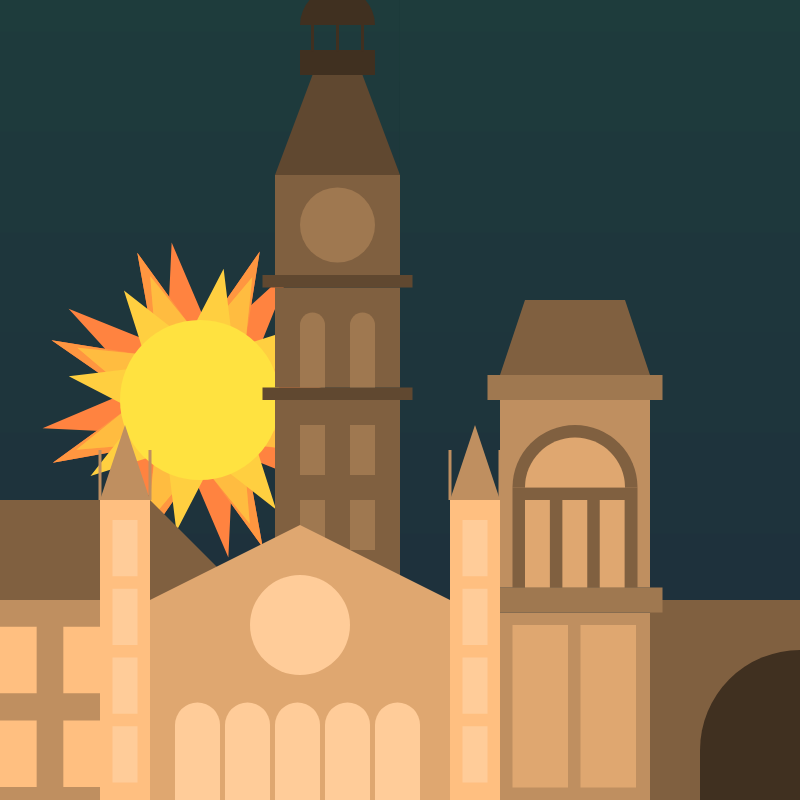
Frame 1 (no input)
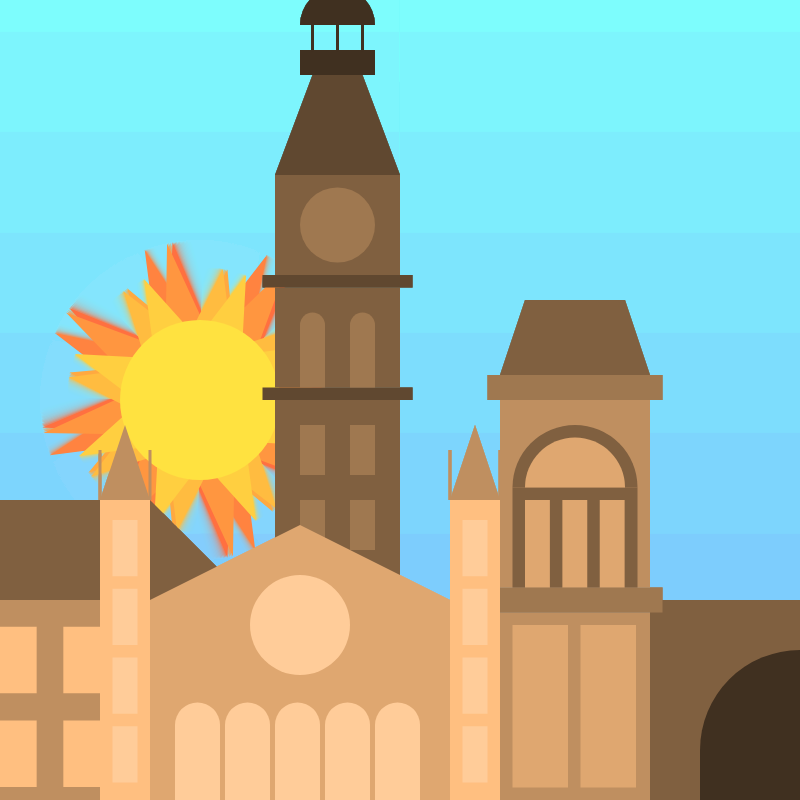
Frame 60 (no input)
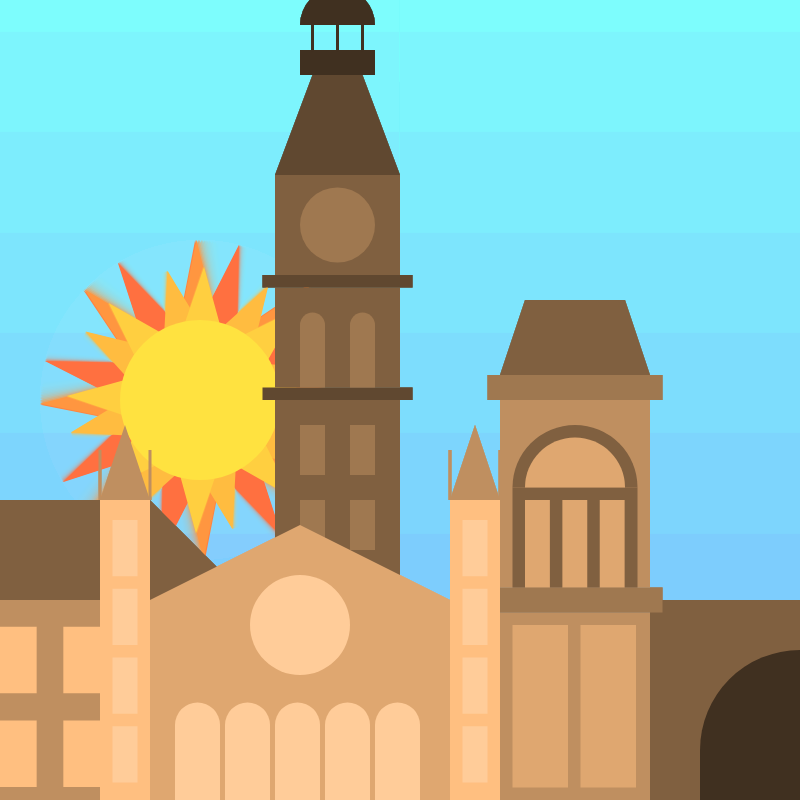
Frame 120 (the mouse pressed at the canvas centre since frame 60)

The p5.js sketch that drew these frames (run headless with seeded random() and noise() and a simulated clock; from frame 60 on, the mouse is pressed at the canvas centre):

// p5.js sketch
// ── sketch.js
let startTime;

let gridSize = 25;
let brightness = [100, 75, 50];
let hues = [30, 240, 210];

let shootingStarAngle = 0;
let shootingStarDistance;

let moonAngle = 0;

function setup() {
  // createCanvas(2000, 2000);
  createCanvas(800, 800);
  colorMode(HSB, 360, 100, 100, 100);
  background(0);
  
  shootingStarDistance = height / (4 / 3);
  
  startTime = millis();
  // console.log(startTime);
  
  // drawGrid();
}

function draw() {
  let elapsedTime = millis() - startTime;
  
  if (elapsedTime <= 5000) {
    drawDayTime();
  } else if (elapsedTime > 5000 && elapsedTime <= 10000) {
    drawEvening();
  } else if (elapsedTime > 10000 && elapsedTime <= 15000) {
    drawNightTime();
  } else {
    startTime = millis();
  }
}

// GRID
function drawGrid() {
  stroke(0);
  strokeWeight(1);
  
  for (let x = 0; x <= width / gridSize; x++) {
    line(x * gridSize, 0, x * gridSize, height);
  }
  
  for (let y = 0; y <= height/ gridSize; y++) {
    line(0, y * gridSize, width, y * gridSize);
  }
}


// TIME OF DAY
function drawDayTime() {
  drawSky(color(180, 50, 100), color(210, 50, 100), 25);
  sun();
  buildCity(hues[0]);
}

function drawEvening() {
  drawSky(color(60, 25, 100), color(30, 100, 100), 25);
  push();
  translate(width / 4, height / 2);
  lateSun(height / 5);
  pop();
  buildCity(hues[2]);
}

function drawNightTime() {
  drawSky(color(240, 50, 15), color(250, 50, 5), 25);

  for (let i = 0; i <= 3; i++) {
    sparklingStars();
  }
  
  moon();
  
  push();
  translate(width / 2, height + (height / 4));
  shootingStar();
  pop();
  
  buildCity(hues[1]);
}

// SKY
function drawSky(_color1, _color2, _alpha) {
  for (let y = 0; y < height; y++) {
    n = map(y, 0, height, 0, 1);
    let newColor = lerpColor(_color1, _color2, n);
    
    newColor.setAlpha(_alpha);
    
    stroke(newColor);
    line(0, y, width, y);
  }
}

// DAYTIME FUNCTIONS
function sun() {
  noStroke();
  
  // LARGE RAYS
  push();
  fill(15, 75, 360);
  translate(width / 4, height / 2);
  rotate(sin(frameCount / -100.0));
  rays(0, 0, width / 5, width / 13, 8);
  pop();
  
  push();
  fill(21, 75, 360);
  translate(width / 4, height / 2);
  rotate(cos(frameCount / -100.0));
  rays(0, 0, width / 5, width / 13, 8);
  pop();
  
  push();
  fill(27, 75, 360);
  translate(width / 4, height / 2);
  rotate(frameCount / -100.0);
  rays(0, 0, width / 5, width / 13, 8);
  pop();
  
  // SMALL RAYS
  push();
  fill(33, 75, 360);
  scale(-1, 1);
  translate(-width / 4, height / 2);
  rotate(frameCount / -100.0);
  rays(0, 0, width / 6, width / 13, 8);
  pop();
  
  push();
  fill(39, 75, 360);
  scale(-1, 1);
  translate(-width / 4, height / 2);
  rotate(sin(frameCount / -100.0));
  rays(0, 0, width / 6, width / 13, 8);
  pop();
  
  push();
  fill(45, 75, 360);
  scale(-1, 1);
  translate(-width / 4, height / 2);
  rotate(cos(frameCount / -100.0));
  rays(0, 0, width / 6, width / 13, 8);
  pop();
  
  fill(51, 75, 360);
  circle(width / 4, height / 2, height / 5);
}

function rays(x, y, radius1, radius2, numPoints) {
  let angle = TWO_PI / numPoints;
  let halfAngle = angle / 2.0;
  
  beginShape();
  for (let a = 0; a < TWO_PI; a += angle) {
    let shapeX = x + cos(a) * radius2;
    let shapeY = y + sin(a) * radius2;
    vertex(shapeX, shapeY);
    shapeX = x + cos(a + halfAngle) * radius1;
    shapeY = y + sin(a + halfAngle) * radius1;
    vertex(shapeX, shapeY);
  }
  endShape(CLOSE);
}

// EVENING FUNCTIONS
function lateSun(size) {
  push();
  rotate(millis() / 1000);
  let numEllipses = 5;
  for (let i = numEllipses; i > 0; i--) {
    let hueValue = map(i, numEllipses, 0, 51, 0);
    fill(hueValue, 100, 100);
    noStroke();
    ellipse(0, 0, size, size - (i - numEllipses) * 5);
    rotate((i * millis()) / 5000);
    scale(0.75);
  }
  pop();
}

// NIGHTTIME FUNCTIONS
function sparklingStars() {
  fill(360, 0, 100, random(255));
  textSize(random(25));
  text("✦", random(-width, width), random(-height, height));
  circle(random(-width, width), random(-height, height), random(10));
}

function shootingStar() {
  shootingStarAngle += 0.5;
  
  let shootingStarX = -cos(radians(shootingStarAngle)) * shootingStarDistance;
  let shootingStarY = -sin(radians(shootingStarAngle)) * shootingStarDistance;
  
  // if(shootingStarX > 90 && shootingStarY > 0) {
  //   shootingStarAngle = 0;
  // }
  
  fill(220);
  circle(shootingStarX, shootingStarY, 25);
}

function moon() {
  let bgColor = color(250, 50, 5);
  let moonColor = color(250, 5, 100);

  moonAngle -= 0.01;
  moonAngle %= -Math.PI * 2;
  noStroke();
  let phaseX = width / 4;
  let phaseY = height / 2;
  let moonDiameter = height / 5;
  
  let moonColors = [color(0), color(0), color(0), color(0)];

  if (-Math.PI / 2 < moonAngle && moonAngle < 0) {
    moonColors[3] = moonColor;
    moonColors[4] = moonColor;
    moonColors[1] = moonColor;
    moonColors[2] = bgColor;
  } else if (-Math.PI < moonAngle && moonAngle < -Math.PI / 2) {
    moonColors[1] = moonColor;
    moonColors[3] = bgColor;
    moonColors[4] = bgColor;
    moonColors[2] = bgColor;
  } else if (-3 * Math.PI / 2 < moonAngle && moonAngle < -Math.PI) {
    moonColors[4] = bgColor;
    moonColors[2] = moonColor;
    moonColors[1] = bgColor;
    moonColors[3] = bgColor;
  } else if (-2 * Math.PI < moonAngle && moonAngle < -3 * Math.PI / 2) {
    moonColors[4] = color(120, 100, 100, 0);
    moonColors[3] = moonColor;
    moonColors[1] = bgColor;
    moonColors[2] = moonColor;
  }
  
  ellipseMode(CENTER);
  fill(moonColors[1]);
  arc(phaseX, phaseY, moonDiameter, moonDiameter, (PI / 2) + PI, (3 * PI / 2) + PI);
  fill(moonColors[2]);
  arc(phaseX, phaseY, moonDiameter, moonDiameter, (3 * PI / 2) + PI, (PI / 2) + PI);

  let phaseHeight = moonDiameter;
  let widthPhase = map(Math.cos(moonAngle), 0, 1, 0, moonDiameter);

  fill(moonColors[3]);
  arc(phaseX, phaseY, widthPhase - 2, phaseHeight + 1, (PI / 2) + PI, (3 * PI / 2) + PI);
  fill(moonColors[4]);
  arc(phaseX, phaseY, widthPhase - 2, phaseHeight + 1, (3 * PI / 2) + PI, (PI / 2) + PI);
}


// CITYSCAPE
function buildCity(_hue) {
  noStroke();
  
  // BACKGROUND
  push();
  translate(1450, 0);
  buildCapital(color(_hue, 50, brightness[2]), color(_hue, 50, brightness[2] - 12.5), color(_hue, 50, brightness[2] - 25), color(_hue, 50, brightness[2] + 25));
  pop();
  
  push();
  translate(250, 0);
  buildClockTower(color(_hue, 50, brightness[2]), color(_hue, 50, brightness[2] - 12.5), color(_hue, 50, brightness[2] - 25), color(_hue, 50, brightness[2] + 12.5));
  pop();
  
  // MIDGROUND
  push();
  translate(-150, 0);
  buildApartment(200, color(_hue, 50, brightness[1]), color(_hue, 50, brightness[1] - 25), color(_hue, 50, brightness[1] + 25));
  pop();
  
  push();
  translate(475, 0);
  buildFullBridge(color(_hue, 50, brightness[1]), color(_hue, 50, brightness[1] - 12.5), color(_hue, 50, brightness[1] - 25), color(_hue, 50, brightness[2] - 25), color(_hue, 50, brightness[1] + 12.5));
  pop();
  
  // FOREGROUND
  push();
  translate(1500, 0);
  buildApartment(100, color(_hue, 50, brightness[0]), color(_hue, 50, brightness[0] - 25), color(_hue, 40, brightness[0] + 12.5));
  pop();
  
  push();
  translate(100, 0);
  buildChurch(color(_hue, 50, brightness[0]), color(_hue, 50, brightness[0] - 12.5), color(_hue, 50, brightness[0] - 25), color(_hue, 40, brightness[0] + 25));
  pop();
}

function buildApartment(_buildingHeight, _buildingColor, _roofColor, _windowColor) {
  fill(_buildingColor);
  
  rect(0, height - _buildingHeight, _buildingHeight * 2, _buildingHeight);
  
  fill(_roofColor);
  quad(0, height - _buildingHeight,
       _buildingHeight / 2, height - (_buildingHeight * 1.5),
       (_buildingHeight * 1.5), height - (_buildingHeight * 1.5),
       _buildingHeight * 2, height - _buildingHeight);
  
  drawWindow(0, _buildingHeight * 2, height - _buildingHeight, _buildingHeight / 7.5, _buildingHeight / 7.5, _buildingHeight / 3, _buildingHeight / 3, 1, _windowColor);
  drawWindow(0, _buildingHeight * 2, height - (_buildingHeight / 2) - 6.25, _buildingHeight / 7.5, _buildingHeight / 7.5, _buildingHeight / 3, _buildingHeight / 3, 1, _windowColor);
}

function buildChurch(_buildingColor, _detailColor, _roofColor, _windowColor) {
  // LEFT TOWER
  fill(_buildingColor);
  rect(0, height - 300, 50, 300);
  fill(_roofColor);
  triangle(0, height - 300, 25, height - 375, 50, height - 300);
  
  push();
  stroke(_roofColor);
  strokeWeight(3);
  strokeCap(SQUARE);
  line(0, height - 300, 0, height - 350);
  line(50, height - 300, 50, height - 350);
  pop();
  
  // LEFT WINDOWS
  push();
  fill(_windowColor);
  rect(12.5, height - 73.75, 25, 56.25);
  rect(12.5, height - 142.5, 25, 56.25);
  rect(12.5, height - 211.25, 25, 56.25);
  rect(12.5, height - 280, 25, 56.25);
  pop();
  
  // MAIN BUILDING
  fill(_detailColor);
  rect(50, height - 200, 300, 200);
  triangle(50, height - 200, 200, height - 275, 350, height - 200);
  
  push();
  fill(_windowColor);
  circle(200, height - 175, 100);
  drawArch(50, 300, height - 150, 25, 75, 45, 75, 1, _windowColor);
  pop();
  
  // RIGHT TOWER
  fill(_buildingColor);
  rect(350, height - 300, 50, 300);
  fill(_roofColor);
  triangle(350, height - 300, 375, height - 375, 400, height - 300);
  
  push();
  stroke(_roofColor);
  strokeWeight(3);
  strokeCap(SQUARE);
  line(350, height - 300, 350, height - 350);
  line(400, height - 300, 400, height - 350);
  pop();
  
  // RIGHT WINDOWS
  push();
  fill(_windowColor);
  translate(350, 0);
  rect(12.5, height - 73.75, 25, 56.25);
  rect(12.5, height - 142.5, 25, 56.25);
  rect(12.5, height - 211.25, 25, 56.25);
  rect(12.5, height - 280, 25, 56.25);
  pop();
}

function buildClockTower(_buildingColor, _detailColor, _roofColor, _windowColor) {
  fill(_buildingColor);
  
  rect(25, height - 400, 125, 400);
  fill(_detailColor);
  rect(12.5, height - 412.5, 150, 12.5);
  drawWindow(25, 125, height - 400, 25, 25, 25, 50, 1, _windowColor);
  drawWindow(25, 125, height - 325, 25, 25, 25, 50, 1, _windowColor);
  drawWindow(25, 125, height - 250, 25, 25, 25, 50, 1, _windowColor);
  drawWindow(25, 125, height - 175, 25, 25, 25, 50, 1, _windowColor);
  drawWindow(25, 125, height - 100, 25, 25, 25, 50, 1, _windowColor);
  
  fill(_buildingColor);
  rect(25, height - 512.5, 125, 100);
  fill(_detailColor);
  rect(12.5, height - 525, 150, 12.5);
  drawArch(25, 125, height - 500, 25, 25, 25, 62.5, 1, _windowColor);
  
  fill(_buildingColor);
  rect(25, height - 625, 125, 100);
  
  push();
  fill(_windowColor);
  circle(87.5, height - 575, 75);
  pop();
  
  fill(_buildingColor);
  fill(_detailColor);
  quad(25, height - 625,
      62.5, height - 725,
      112.5, height - 725,
      150, height - 625);
  
  fill(_roofColor);
  rect(50, height - 750, 75, 25);
  
  push();
  stroke(_roofColor);
  strokeWeight(3);
  line(62.5, height - 750, 62.5, height - 775);
  line(87.5, height - 750, 87.5, height - 775);
  line(112.5, height - 750, 112.5, height - 775);
  pop();
  
  fill(_roofColor);
  arc(87.5, height - 775, 75, 75, PI, 0); 
  
  stroke(_roofColor);
  strokeWeight(3);
  line(87.5, height - 812.5, 87.5, height - 875);
}

function buildFullBridge(_bridgeColor, _detailColor, _roofColor, _alleyColor, _windowColor) {
  push();
  translate(175, 0);
  buildBridge(_roofColor, _alleyColor);
  pop();
  
  buildBridgeTower(_bridgeColor, _detailColor, _roofColor, _windowColor);
  
  push();
  translate(950, 0);
  buildBridgeTower(_bridgeColor, _detailColor, _roofColor, _windowColor);
  pop();
}

function buildBridge(_bridgeColor, _alleyColor) {
  fill(_bridgeColor);
  
  rect(0, height - 200, 800, 200);
  drawBridgeArch(800, 200, _alleyColor);
}

function drawBridgeArch(_width, _height, _alleyColor) {
  fill(_alleyColor);
  for(let i = 50; i < _width - 50; i += 50) {
    rect(i, height - 50, 200, 50);
    arc(i + 100, height - 50, 200, 200, PI, 0);
    i += 200;
  }
}

function buildBridgeTower(_buildingColor, _detailColor, _roofColor, _windowColor) {
  fill(_buildingColor);
  
  rect(25, height - 187.5, 150, 187.5);
  fill(_detailColor);
  rect(12.5, height - 212.5, 175, 25);
  drawWindow(25, 150, height - 200, 12.5, 25, 55.5, 162.5, 2.5, _windowColor);
  
  fill(_buildingColor);
  rect(25, height - 400, 150, 187.5);
  fill(_detailColor);
  rect(12.5, height - 425, 175, 25);
  
  fill(_roofColor);
  rect(37.5, height - 312.5, 125, 100);
  arc(100, height - 312.5, 125, 125, PI, 0);
  
  push();
  fill(_windowColor);
  arc(100, height - 312.5, 100, 100, PI, 0);
  pop();
  
  drawWindow(37.5, 125, height - 312.5, 12.5, 12.5, 24.875, 87.5, 1, _windowColor);
  
  fill(_roofColor);
  quad(25, height - 425,
      50, height - 500,
      150, height - 500,
      175, height - 425);
}

function buildCapital(_buildingColor, _detailColor, _roofColor, _windowColor) {
  fill(_buildingColor);
  
  // FIRST FLOOR
  rect(25, height - 200, 1000, 200);
  fill(_detailColor);
  rect(12.5, height - 225, 1025, 25);
  drawWindow(25, 1000, height - 225, 25, 25, 63.5, 200, 2.5, _windowColor);
  
  // SECOND FLOOR
  fill(_buildingColor);
  rect(325, height - 250, 400, 250);
  fill(_detailColor);
  rect(312.5, height - 275, 425, 25);
  
  // TOWER
  fill(_buildingColor);
  rect(350, height - 375, 350, 100);
  fill(_detailColor);
  rect(337.5, height - 400, 375, 25);
  
  fill(_buildingColor);
  rect(375, height - 450, 300, 50);
  fill(_detailColor);
  rect(362.5, height - 475, 325, 25);
  drawWindow(375, 300, height - 462.5, 13, 25, 12.5, 25, 1, _windowColor);
  
  fill(_roofColor);
  arc(525, height - 475, 250, 250, PI, 0); 
  
  // FRONT
  // BOTTOM HALF
  fill(_buildingColor);
  rect(375, height - 137.5, 300, 137.5);
  fill(_detailColor);
  rect(362.5, height - 162.5, 325, 25);
  drawArch(375, 300, height - 137.5, 25, 62.5, 75, 75, 2.5, _windowColor);
  
  // TOP HALF
  fill(_buildingColor);
  rect(375, height - 300, 300, 137.5);
  fill(_detailColor);
  rect(362.5, height - 325, 325, 25);
  fill(_roofColor);
  triangle(375, height - 325,
          525, height - 400,
          675, height - 325);
  drawWindow(375, 300, height - 300, 25, 25, 66, 112.5, 2.5, _windowColor);
}

function drawArch(_startPos, _mainWidth, _mainHeight, _lrGap, _topGap, _width, _height, _increment, _windowColor) {
  fill(_windowColor);
  for(let i = _lrGap; i < _mainWidth - _lrGap; i += _lrGap * _increment) {
    rect(i + _startPos, _mainHeight + _topGap, _width, _height);
    arc(i + _startPos + _width / 2, _mainHeight + _topGap, _width, _width, PI, 0);
    i += _lrGap;
  }
}

function drawWindow(_startPos, _mainWidth, _mainHeight, _lrGap, _topGap, _width, _height, _increment, _windowColor) {
  fill(_windowColor);
  for(let i = _lrGap; i <= _mainWidth - _width - _lrGap; i += _width) {
    rect(i + _startPos, _mainHeight + _topGap, _width, _height);
    i += _lrGap;
  }
}
